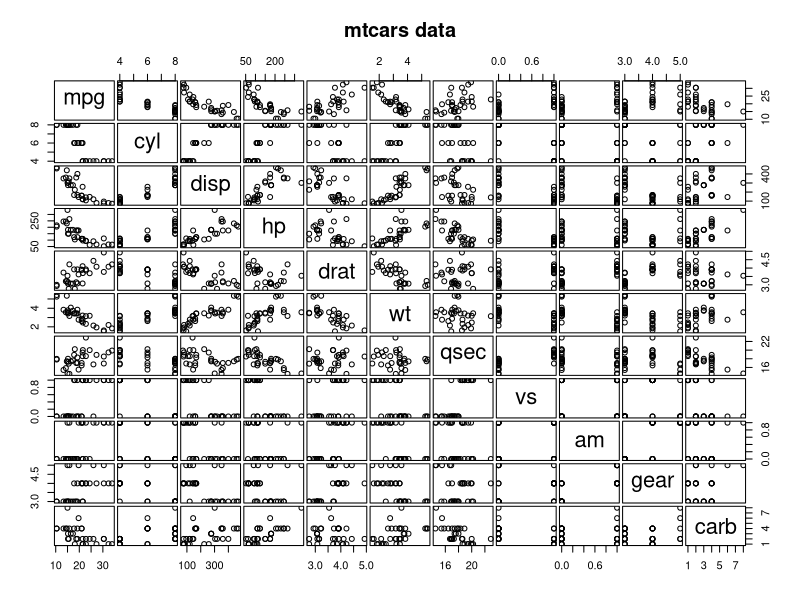
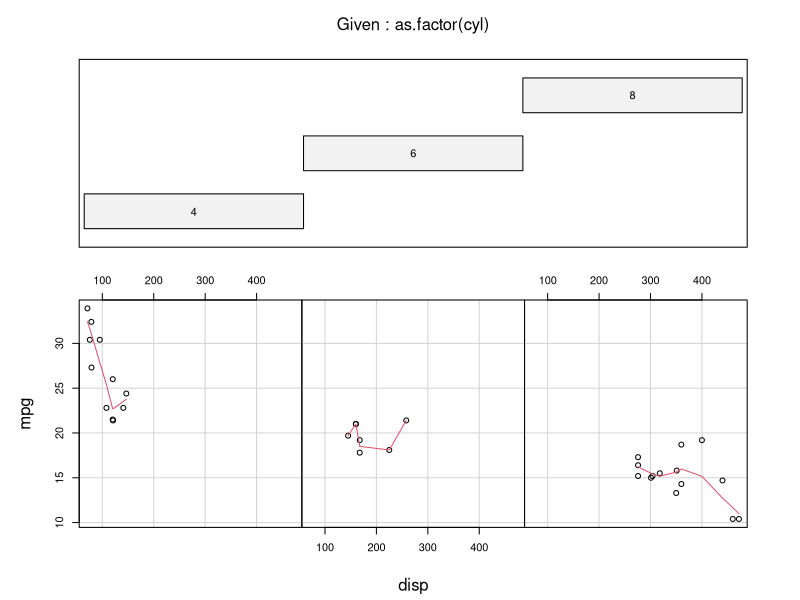

Source code (R) for these figures, in order:
require(graphics)
pairs(mtcars, main = "mtcars data", gap = 1/4)
coplot(mpg ~ disp | as.factor(cyl), data = mtcars,
       panel = panel.smooth, rows = 1)
## possibly more meaningful, e.g., for summary() or bivariate plots:
mtcars2 <- within(mtcars, {
  vs <- factor(vs, labels = c("V", "S"))
  am <- factor(am, labels = c("automatic", "manual"))
  cyl  <- ordered(cyl)
  gear <- ordered(gear)
  carb <- ordered(carb)
})
summary(mtcars2)
